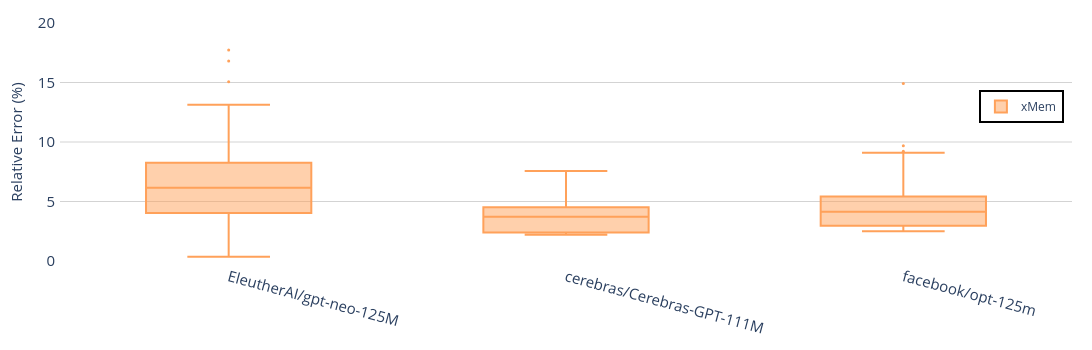

Notebook source saved alongside this figure:
### Code cell
fig = e_plot.plot_relative_error_in_box_diagram_with_verification_data(
    title="Evaluation-Relative Error Experiments Result across Estimators-SGD",
    data_dir=project_base,
    overall_median=False,
    image_size=(2000, 400),
    font_size=20,
    legend_font_size=18,
    tickfont_size=22,
    view_mode = True,
    yrange=(0, 20),
)
fig.show()

### Figure 1 — Plotly figure (JSON) as saved in the notebook; plotly's stock layout.template omitted (floating-point values rounded to 4 significant figures)
{"data": [{"alignmentgroup": "True", "hovertemplate": "Estimator=xMem<br>Model=%{x}<br>Error=%{y}<extra></extra>", "legendgroup": "xMem", "marker": {"color": "#FFA15A", "size": 3}, "name": "xMem", "notched": false, "offsetgroup": "xMem", "orientation": "v", "showlegend": true, "x": ["cerebras/Cerebras-GPT-111M", "facebook/opt-125m", "facebook/opt-125m", "facebook/opt-125m", "EleutherAI/gpt-neo-125M", "cerebras/Cerebras-GPT-111M", "cerebras/Cerebras-GPT-111M", "facebook/opt-125m", "EleutherAI/gpt-neo-125M", "facebook/opt-125m", "EleutherAI/gpt-neo-125M", "cerebras/Cerebras-GPT-111M", "facebook/opt-125m", "EleutherAI/gpt-neo-125M", "facebook/opt-125m", "cerebras/Cerebras-GPT-111M", "facebook/opt-125m", "facebook/opt-125m", "cerebras/Cerebras-GPT-111M", "EleutherAI/gpt-neo-125M", "cerebras/Cerebras-GPT-111M", "facebook/opt-125m", "facebook/opt-125m", "EleutherAI/gpt-neo-125M", "facebook/opt-125m", "cerebras/Cerebras-GPT-111M", "cerebras/Cerebras-GPT-111M", "cerebras/Cerebras-GPT-111M", "facebook/opt-125m", "EleutherAI/gpt-neo-125M", "facebook/opt-125m", "cerebras/Cerebras-GPT-111M", "EleutherAI/gpt-neo-125M", "facebook/opt-125m", "facebook/opt-125m", "EleutherAI/gpt-neo-125M", "facebook/opt-125m", "cerebras/Cerebras-GPT-111M", "EleutherAI/gpt-neo-125M", "EleutherAI/gpt-neo-125M", "cerebras/Cerebras-GPT-111M", "EleutherAI/gpt-neo-125M", "EleutherAI/gpt-neo-125M", "cerebras/Cerebras-GPT-111M", "EleutherAI/gpt-neo-125M", "cerebras/Cerebras-GPT-111M", "EleutherAI/gpt-neo-125M", "cerebras/Cerebras-GPT-111M", "EleutherAI/gpt-neo-125M", "cerebras/Cerebras-GPT-111M", "cerebras/Cerebras-GPT-111M", "facebook/opt-125m", "facebook/opt-125m", "EleutherAI/gpt-neo-125M", "facebook/opt-125m", "EleutherAI/gpt-neo-125M", "cerebras/Cerebras-GPT-111M", "EleutherAI/gpt-neo-125M", "cerebras/Cerebras-GPT-111M", "EleutherAI/gpt-neo-125M"], "x0": " ", "xaxis": "x", "y": [3.715, 9.221, 2.957, 4.135, 15.07, 3.715, 2.397, 9.69, 6.543, 4.135, 6.543, 2.397, 2.505, 6.543, 4.135, 4.511, 14.92, 2.957, 7.562, 0.4984, 3.943, 2.505, 4.135, 0.4984, 9.103, 4.511, 3.549, 2.397, 2.505, 5.023, 4.416, 2.215, 6.543, 2.957, 2.505, 17.74, 6.429, 3.715, 13.14, 9.977, 4.511, 0.3577, 5.379, 3.549, 0.3577, 2.397, 6.543, 4.511, 3.036, 2.397, 3.715, 4.135, 2.957, 5.023, 2.957, 5.615, 3.715, 16.81, 4.511, 5.776], "y0": " ", "yaxis": "y", "type": "box"}], "layout": {"xaxis": {"anchor": "y", "domain": [0.0, 1.0], "title": {"font": {"size": 15}}, "categoryorder": "array", "categoryarray": ["EleutherAI/gpt-neo-125M", "cerebras/Cerebras-GPT-111M", "facebook/opt-125m"], "tickangle": 15, "tickfont": {"size": 15}, "showgrid": false}, "yaxis": {"anchor": "x", "domain": [0.0, 1.0], "title": {"text": "Relative Error (%)", "font": {"size": 15}}, "tickfont": {"size": 15}, "showgrid": true, "gridcolor": "LightGray", "zeroline": false, "range": [0, 20]}, "legend": {"title": {}, "tracegroupgap": 0, "font": {"size": 12}, "orientation": "v", "yanchor": "bottom", "y": 0.58, "xanchor": "center", "x": 0.95, "bgcolor": "rgba(255,255,255,0.8)", "bordercolor": "Black", "borderwidth": 2}, "margin": {"t": 20, "l": 60, "r": 20, "b": 50, "pad": 4}, "boxmode": "group", "font": {"size": 15}, "title": {"x": 0.5}, "plot_bgcolor": "white", "width": 1200, "height": 350}}
